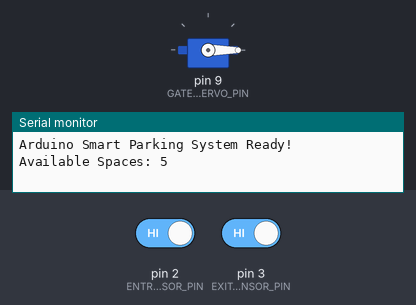
This sketch was run on a simulated Arduino Uno, built with avr-gcc and run on an emulated ATmega328P. On the bench: servo, the last lines printed to the serial monitor. Inputs (shaded band) come from the test bench; at power-on: pin 2 (ENTRY_SENSOR_PIN) HIGH, pin 3 (EXIT_SENSOR_PIN) HIGH.

Above: at 1.2 s.
1.3 s: pin 2 (ENTRY_SENSOR_PIN) driven LOW
At 1.9 s:
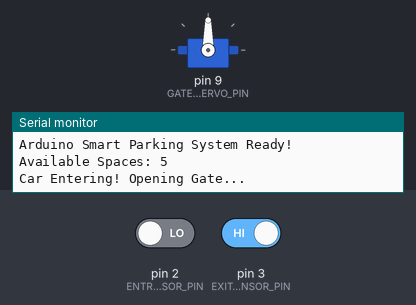
2.8 s: pin 2 (ENTRY_SENSOR_PIN) driven HIGH
At 5.4 s:
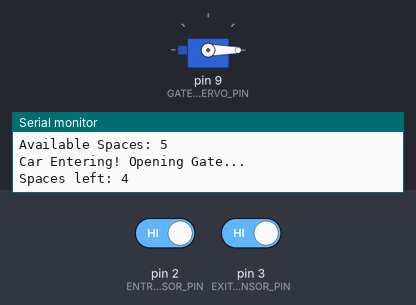
5.8 s: pin 3 (EXIT_SENSOR_PIN) driven LOW
At 6.5 s:
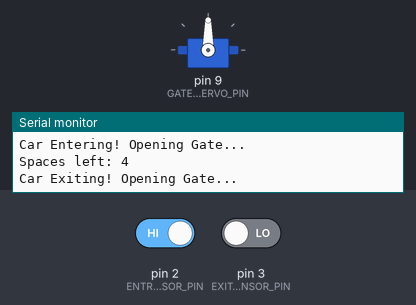
Timing chart, 0 to 10.3 s (numbered marks = the images above; inputs shaded):
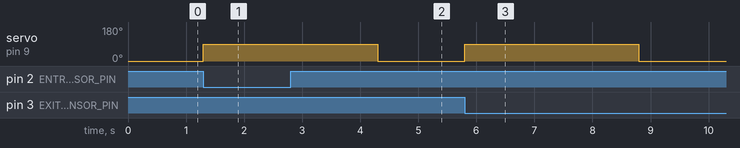

Measured:
- after the input at 1.3 s, servo on pin 9 (GATE_SERVO_PIN): 0° → 90° at once
- after the input at 2.8 s, servo on pin 9 (GATE_SERVO_PIN): goes on until 4.3 s, then stays 0°
- after the input at 5.8 s, servo on pin 9 (GATE_SERVO_PIN): 0° → 90° at once, → 0° 3.0 s later

The sketch:

DRwet_Humidity.ino
```cpp
#include <Servo.h> // The standard built-in Arduino Servo Library

// --- PIN DEFINITIONS (Arduino Uno R3) ---
#define ENTRY_SENSOR_PIN 2  // Digital Pin 2
#define EXIT_SENSOR_PIN 3   // Digital Pin 3
#define GATE_SERVO_PIN 9    // Digital Pin 9 (PWM)

// --- SYSTEM SETTINGS ---
int totalSpaces = 5;      // Total spots in the parking lot
int availableSpaces = 5;  // Spots currently empty

Servo gateServo;

void setup() {
  // 9600 is the standard baud rate for Arduino Uno
  Serial.begin(9600);

  // Set sensors to read data
  pinMode(ENTRY_SENSOR_PIN, INPUT);
  pinMode(EXIT_SENSOR_PIN, INPUT);

  // Attach servo and make sure gate starts CLOSED (0 degrees)
  gateServo.attach(GATE_SERVO_PIN);
  gateServo.write(0);

  Serial.println("Arduino Smart Parking System Ready!");
  Serial.print("Available Spaces: ");
  Serial.println(availableSpaces);
}

void loop() {
  // Read both IR sensors (LOW means a car is detected blocking the IR light)
  int entryCarDetected = digitalRead(ENTRY_SENSOR_PIN);
  int exitCarDetected = digitalRead(EXIT_SENSOR_PIN);

  // =======================================
  // LOGIC 1: A CAR IS ENTERING
  // =======================================
  if (entryCarDetected == LOW && availableSpaces > 0) {
    Serial.println("Car Entering! Opening Gate...");

    gateServo.write(90); // Open the gate (up)
    delay(3000);         // Wait 3 seconds for the car to drive through
    gateServo.write(0);  // Close the gate (down)

    availableSpaces--;   // Subtract 1 from available spaces

    Serial.print("Spaces left: ");
    Serial.println(availableSpaces);
    delay(1000);         // Cooldown so it doesn't trigger twice fast
  }

  // If lot is full, don't open the gate!
  else if (entryCarDetected == LOW && availableSpaces == 0) {
    Serial.println("Parking Lot is FULL! Gate stays closed.");
    delay(1000);
  }

  // =======================================
  // LOGIC 2: A CAR IS EXITING
  // =======================================
  if (exitCarDetected == LOW && availableSpaces < totalSpaces) {
    Serial.println("Car Exiting! Opening Gate...");

    gateServo.write(90); // Open the gate (up)
    delay(3000);         // Wait 3 seconds for the car to drive out
    gateServo.write(0);  // Close the gate (down)

    availableSpaces++;   // Add 1 back to available spaces

    Serial.print("Spaces left: ");
    Serial.println(availableSpaces);
    delay(1000);         // Cooldown
  }
}
```
